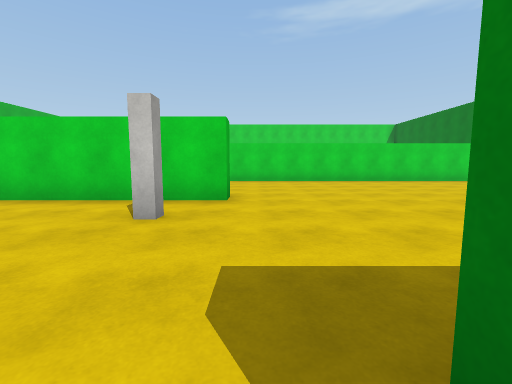
view 1 (above)

18 first-person views from a walk through a Unity game level. The camera is 1.2 m above the floor, tilts 6° down and sees 90° across. The floor is counted in squares, 2 m on a side. Each view is taken from the middle of a square. On the plan, view 1 faces up. The plan holds only what a view shows up to about 9 squares ahead; the rest is blank. The player character is not drawn. Surface patterns are stand-ins for the level's own textures.

view 2
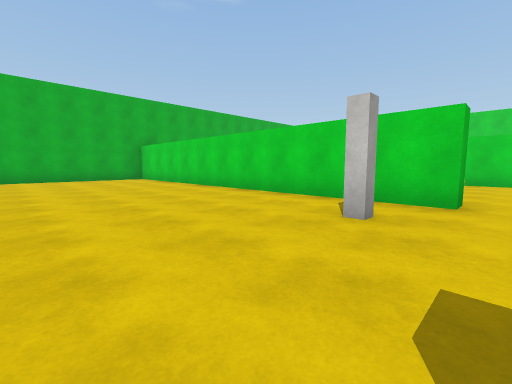

view 3
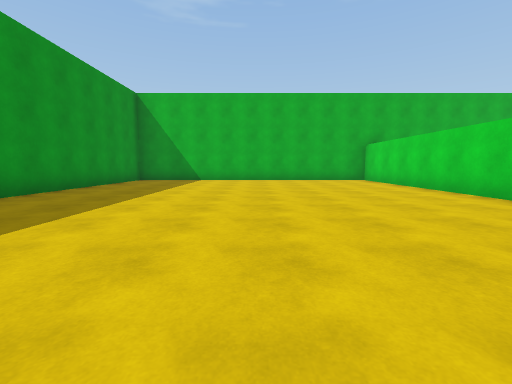

view 4
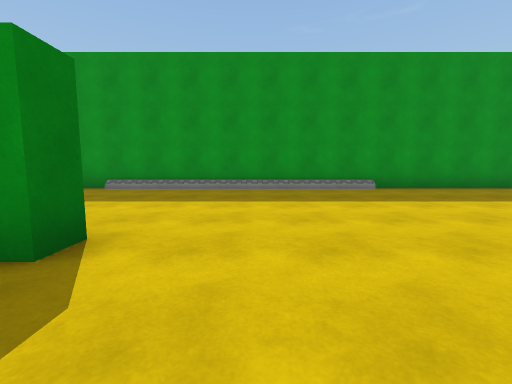

view 5
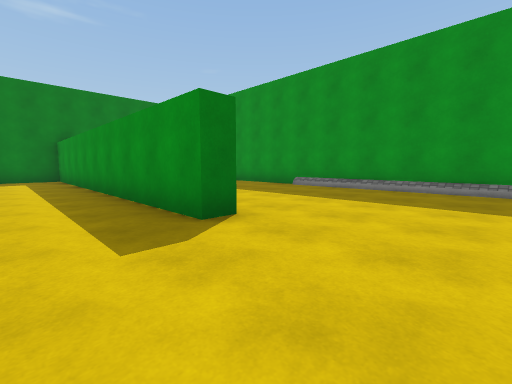

view 6
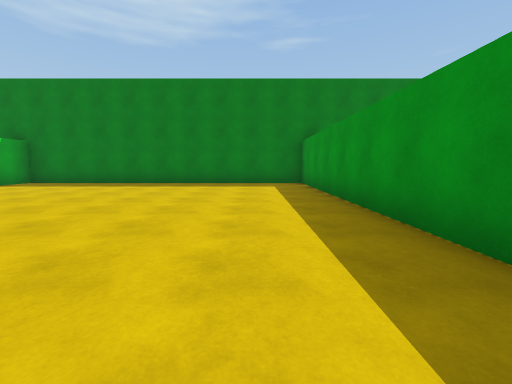

view 7
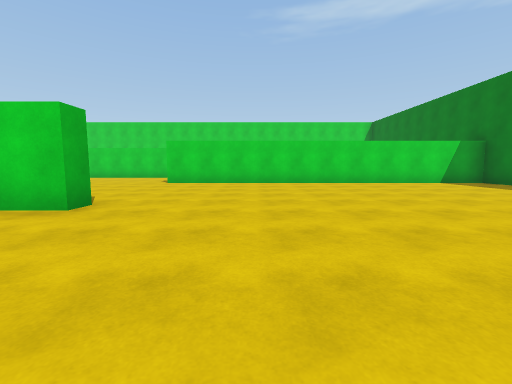

view 8
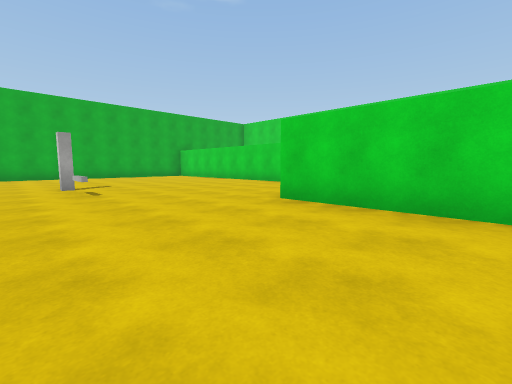

view 9
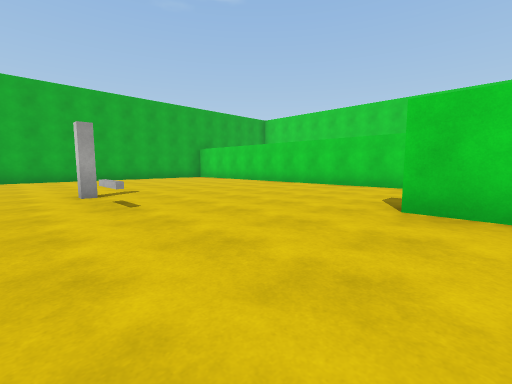

view 10
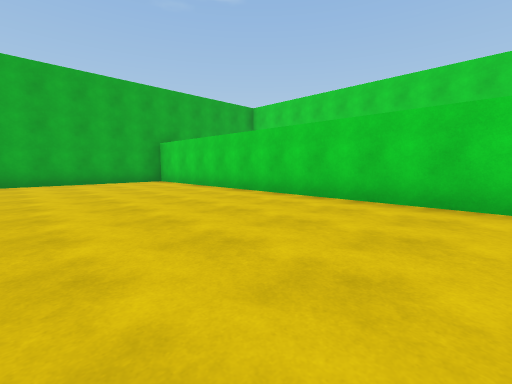

view 11
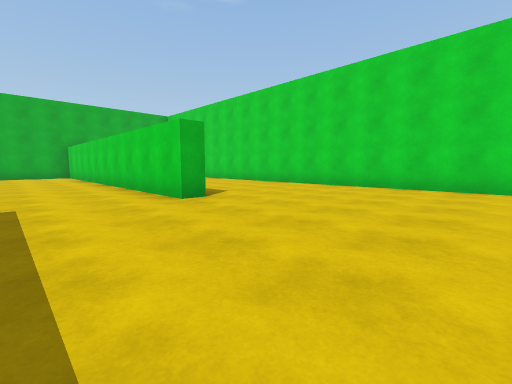

view 12
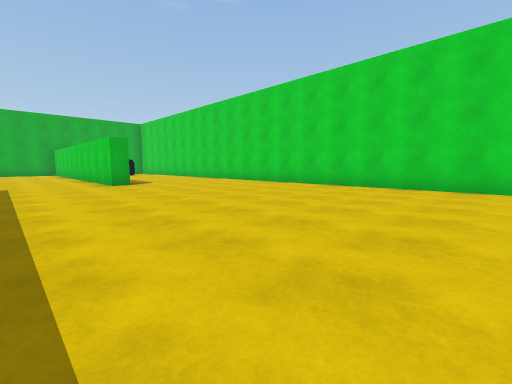

view 13
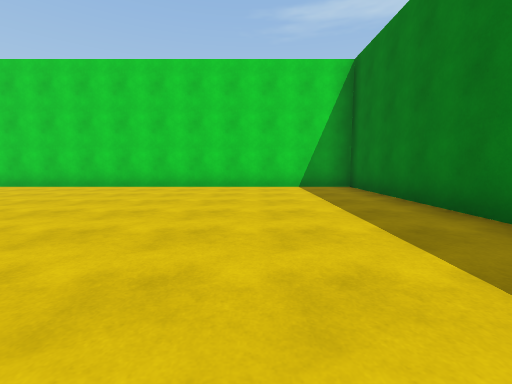

view 14
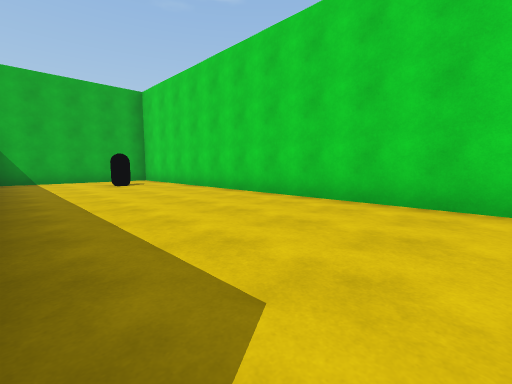

view 15
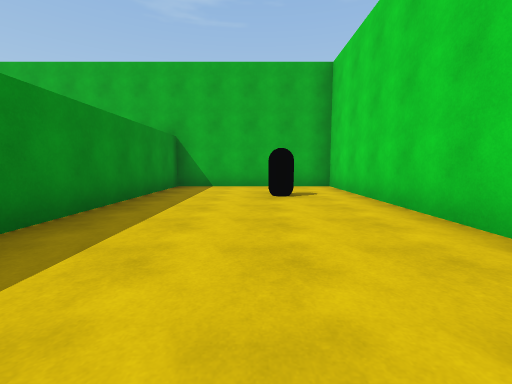

view 16
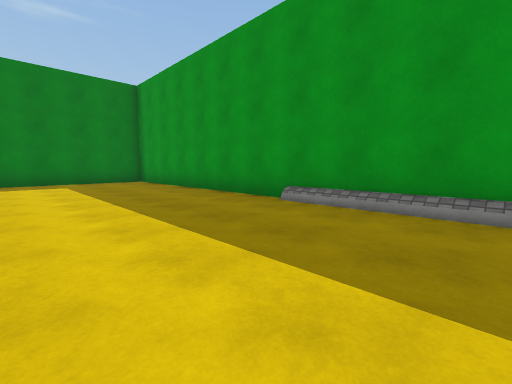

view 17
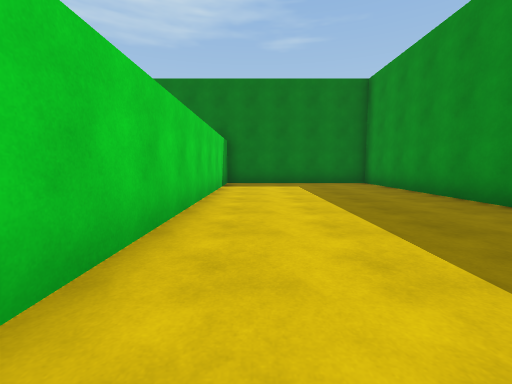

view 18
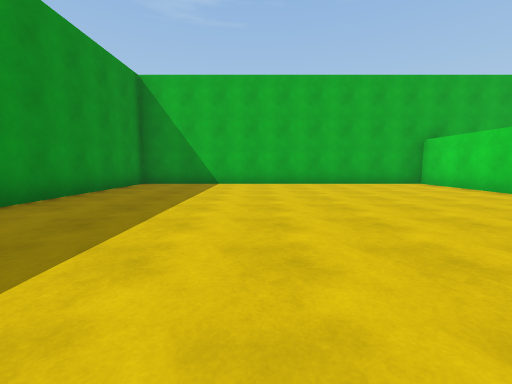

### Floor plan
Points are (right, up) in squares from view 1. A wall is a line through its corners. A room is listed if a view was taken in it or the views show most of it. See-through windows are left out.
Room 1 (views 1, 2, 3, 4, 5, 6, 7, 8, 9, 10, 11, 12, 13, 14, 15, 16, 17, 18)
walls: (-0.5, 4.9) (-0.5, 4.4) (-11.3, 4.4) (-11.3, -4.7) (9.6, -4.7) (9.6, 0) (1.9, 0); (0.4, -0.1) (0.4, 0.5) (9.6, 0.5) (9.6, 9.6) (-1, 9.6); (-1.1, 13.9) (-1.1, 13.3) (-10.6, 13.3); (-11.3, 12.6) (-11.3, 6); (9.6, 13.5) (9.6, 18.1) (-11.3, 18.1) (-11.3, 13.8) (-6.1, 13.8)
low walls: (-3.6, 7) (-4.5, 7)
objects: black capsule (-9, 17)

Positions as (right, up) in squares from view 1, and headings:
1: (0, 0), facing up
2: (0, 0), facing up-left
3: (-1, 0), facing left
4: (-1, 2), facing down
5: (-2, 2), facing down-right
6: (1, 2), facing right
7: (2, 1), facing up
8: (2, 6), facing up-left
9: (0, 6), facing up-left
10: (-2, 9), facing up-left
11: (3, 11), facing up-left
12: (7, 11), facing up-left
13: (7, 11), facing up
14: (-1, 14), facing up-left
15: (-4, 16), facing left
16: (0, -1), facing down-right
17: (1, -1), facing right
18: (-3, -1), facing left
